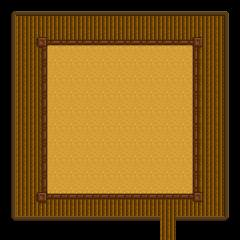

Below is a game level as drawn by its tile map, then a one-line description and the .tmx file that defines it, in full:
An orthogonal 15x15 tile map with 16x16 px tiles, 4 tile layers (Ground, Solid, Above, Front).

<map version="1.0" orientation="orthogonal" renderorder="right-down" width="15" height="15" tilewidth="16" tileheight="16" nextobjectid="1">
 <tileset firstgid="1" name="pringus" tilewidth="16" tileheight="16" tilecount="44" columns="4">
  <image source="../../../ChaoWorld2Content/tilesets/GreenHouseInterior.png" width="64" height="176" />
 </tileset>
 <layer name="Ground" width="15" height="15">
  <data encoding="csv">
0,0,0,0,0,0,0,0,0,0,0,0,0,0,0,
0,21,21,21,21,21,21,21,21,21,21,21,21,21,0,
0,21,22,23,23,23,23,23,23,23,23,23,24,21,0,
0,21,26,27,27,27,27,27,27,27,27,27,28,21,0,
0,21,26,27,27,27,27,27,27,27,27,27,28,21,0,
0,21,26,27,27,27,27,27,27,27,27,27,28,21,0,
0,21,26,27,27,27,27,27,27,27,27,27,28,21,0,
0,21,26,27,27,27,27,27,27,27,27,27,28,21,0,
0,21,26,27,27,27,27,27,27,27,27,27,28,21,21,
0,21,26,27,27,27,27,27,27,27,27,27,28,21,0,
0,21,26,27,27,27,27,27,27,27,27,27,28,21,0,
0,21,26,27,27,27,27,27,27,27,27,27,28,21,0,
0,21,30,31,31,31,31,31,31,31,31,31,32,21,0,
0,21,21,21,21,21,21,21,21,21,21,21,21,21,0,
0,0,0,0,0,0,0,0,0,21,21,21,0,0,0
</data>
 </layer>
 <layer name="Solid" width="15" height="15">
  <data encoding="csv">
34,35,35,35,35,35,35,35,35,35,35,35,35,35,36,
38,0,0,0,0,0,0,0,0,0,0,0,0,0,40,
38,0,0,0,0,0,0,0,0,0,0,0,0,0,40,
38,0,0,0,0,0,0,0,0,0,0,0,0,0,40,
38,0,0,0,0,0,0,0,0,0,0,0,0,0,40,
38,0,0,0,0,0,0,0,0,0,0,0,0,0,40,
38,0,0,0,0,0,0,0,0,0,0,0,0,0,40,
38,0,0,0,0,0,0,0,0,0,0,0,0,0,40,
38,0,0,0,0,0,0,0,0,0,0,0,0,0,40,
38,0,0,0,0,0,0,0,0,0,0,0,0,0,40,
38,0,0,0,0,0,0,0,0,0,0,0,0,0,40,
38,0,0,0,0,0,0,0,0,0,0,0,0,0,40,
38,0,0,0,0,0,0,0,0,0,0,0,0,0,40,
42,0,0,0,0,0,0,0,0,0,0,0,0,0,44,
33,33,33,33,33,33,33,33,33,33,0,33,33,33,33
</data>
 </layer>
 <layer name="Above" width="15" height="15">
  <data encoding="csv">
0,0,0,0,0,0,0,0,0,0,0,0,0,0,0,
0,0,0,0,0,0,0,0,0,0,0,0,0,0,0,
0,0,0,0,0,0,0,0,0,0,0,0,0,0,0,
0,0,0,0,0,0,0,0,0,0,0,0,0,0,0,
0,0,0,0,0,0,0,0,0,0,0,0,0,0,0,
0,0,0,0,0,0,0,0,0,0,0,0,0,0,0,
0,0,0,0,0,0,0,0,0,0,0,0,0,0,0,
0,0,0,0,0,0,0,0,0,0,0,0,0,0,0,
0,0,0,0,0,0,0,0,0,0,0,0,0,0,0,
0,0,0,0,0,0,0,0,0,0,0,0,0,0,0,
0,0,0,0,0,0,0,0,0,0,0,0,0,0,0,
0,0,0,0,0,0,0,0,0,0,0,0,0,0,0,
0,0,0,0,0,0,0,0,0,0,0,0,0,0,0,
0,0,0,0,0,0,0,0,0,0,0,0,0,0,0,
0,0,0,0,0,0,0,0,0,0,0,0,0,0,0
</data>
 </layer>
 <layer name="Front" width="15" height="15">
  <data encoding="csv">
34,35,35,35,35,35,35,35,35,35,35,35,35,35,36,
0,0,0,0,0,0,0,0,0,0,0,0,0,0,40,
0,0,0,0,0,0,0,0,0,0,0,0,0,0,40,
0,0,0,0,0,0,0,0,0,0,0,0,0,0,40,
0,0,0,0,0,0,0,0,0,0,0,0,0,0,40,
0,0,0,0,0,0,0,0,0,0,0,0,0,0,40,
0,0,0,0,0,0,0,0,0,0,0,0,0,0,40,
0,0,0,0,0,0,0,0,0,0,0,0,0,0,40,
0,0,0,0,0,0,0,0,0,0,0,0,0,0,40,
0,0,0,0,0,0,0,0,0,0,0,0,0,0,40,
0,0,0,0,0,0,0,0,0,0,0,0,0,0,40,
0,0,0,0,0,0,0,0,0,0,0,0,0,0,40,
0,0,0,0,0,0,0,0,0,0,0,0,0,0,40,
0,43,43,43,43,43,43,43,43,43,0,43,43,43,44,
0,0,0,0,0,0,0,0,0,0,0,0,0,0,0
</data>
 </layer>
</map>